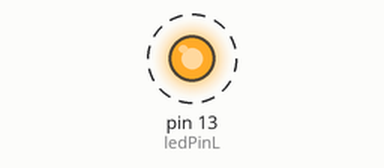
Recording of a sketch running on a simulated Arduino Uno, built with avr-gcc and run on an emulated ATmega328P. On the bench: output pins drawn as LEDs (lit = HIGH). Dashed ring = blinking. What the sketch prints to the serial monitor is not drawn.

Above: at 0.5 s.
Timing chart, 0 to 4.6 s (numbered marks = the images above):
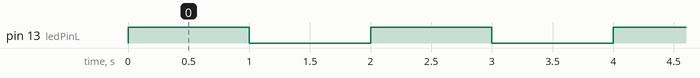

The sketch:

04_example_3.ino
```cpp
const int ledPinL = 13;
const int ledPinTX = 1;

void setup() {
  pinMode(ledPinL, OUTPUT);
  pinMode(ledPinTX, OUTPUT);

  Serial.begin(9600);
}

void loop() {
  digitalWrite(ledPinL, HIGH);
  Serial.println("L LED ON");
  delay(1000);
  digitalWrite(ledPinL, LOW);
  Serial.println("L LED OFF");
  delay(1000);
}
```

Measured:
- by itself, pin 13 (ledPinL): alternates HIGH for 1.0 s and LOW for 1.0 s
